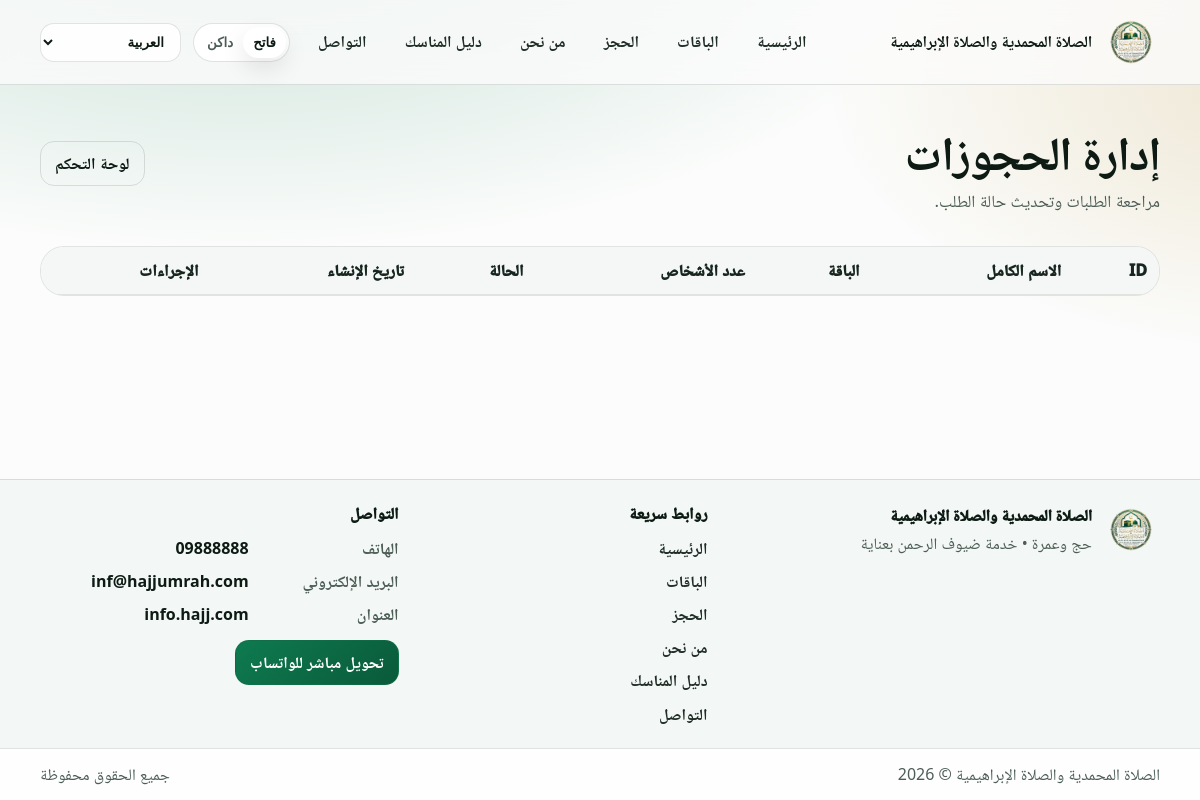
The app's page /admin/bookings (signed in) with its own data.
### app/models.py (models this page shows)
class SiteConfig(db.Model):
    __tablename__ = "site_config"
    id = db.Column(db.Integer, primary_key=True)
    logo_filename = db.Column(db.String(255), nullable=False, default="logo.svg")
    hero_bg_filename = db.Column(db.String(255), nullable=False, default="hero_default.svg")
    site_name_ar = db.Column(
        db.String(255),
        nullable=False,
        default="الصلاة المحمدية والصلاة الإبراهيمية",
    )
    site_name_en = db.Column(
        db.String(255),
        nullable=False,
        default="Al-Salat Al-Muhammadiya & Al-Salat Al-Ibrahimiya",
    )
    site_name_ku = db.Column(
        db.String(255),
        nullable=False,
        default="الصلاة المحمدية والصلاة الإبراهيمية",
    )
    updated_at = db.Column(
        db.DateTime, default=datetime.utcnow, onupdate=datetime.utcnow, nullable=False
    )

class SocialSetting(db.Model):
    __tablename__ = "social_settings"
    id = db.Column(db.Integer, primary_key=True)
    key = db.Column(db.String(60), unique=True, nullable=False)
    value = db.Column(db.String(600), nullable=False, default="")
    updated_at = db.Column(
        db.DateTime, default=datetime.utcnow, onupdate=datetime.utcnow, nullable=False
    )

### app/admin_routes.py (the view)
@admin_bp.get("/bookings")
@login_required
def bookings_list():
    bookings = Booking.query.order_by(Booking.created_at.desc()).all()
    packages = {p.id: p for p in Package.query.all()}
    return render_template("admin/bookings_list.html", bookings=bookings, packages=packages)

### app/i18n.py (called while the page is built)
def get_locale():
    lang = session.get("lang")
    if lang in current_app.config.get("SUPPORTED_LANGS", ()):
        return lang
    accept = request.accept_languages.best_match(current_app.config.get("SUPPORTED_LANGS"))
    return accept or current_app.config.get("DEFAULT_LANG", "ar")

def t(key: str) -> str:
    lang = getattr(g, "locale", current_app.config.get("DEFAULT_LANG", "ar"))
    return TRANSLATIONS.get(lang, {}).get(key) or TRANSLATIONS["en"].get(key) or key

def inject_i18n(app):
    @app.before_request
    def _set_locale():
        g.locale = get_locale()
        g.is_rtl = g.locale in RTL_LANGS
    @app.context_processor
    def _ctx():
        return {
            "t": t,
            "locale": getattr(g, "locale", app.config.get("DEFAULT_LANG", "ar")),
            "is_rtl": getattr(g, "is_rtl", True),
            "supported_langs": app.config.get("SUPPORTED_LANGS", ("ar", "en", "ku")),
            "rtl_langs": RTL_LANGS,
        }

### app/models.py (called while the page is built)
@login_manager.user_loader
def load_user(user_id):
    return db.session.get(AdminUser, int(user_id))

### app/templates/admin/bookings_list.html (shortened to what this page needs)
{% extends "base.html" %}
{% block content %}
  <section class="page-head">
    <div class="container page-head-row">
      <div>
        <h1 class="h1">{{ t('admin_bookings') }}</h1>
        <p class="lead">{{ t('admin_bookings_help') }}</p>
      </div>
      <div class="admin-actions">
        <a class="btn btn-ghost" href="{{ url_for('admin.dashboard') }}">{{ t('admin_dashboard') }}</a>
      </div>
    </div>
  </section>
  <section class="section">
    <div class="container">
      <div class="table-shell">
        <table class="table">
          <thead>
            <tr>
              <th>ID</th>
              <th>{{ t('form_full_name') }}</th>
              <th>{{ t('form_package') }}</th>
              <th>{{ t('form_people') }}</th>
              <th>{{ t('table_status') }}</th>
              <th>{{ t('table_created') }}</th>
              <th>{{ t('table_actions') }}</th>
            </tr>
          </thead>
        </table>
      </div>
    </div>
  </section>
{% endblock %}

### app/templates/base.html (shortened to what this page needs)
<!doctype html>
<html lang="{{ locale }}" dir="{{ 'rtl' if is_rtl else 'ltr' }}" data-theme="light">
  <head>
    <link rel="stylesheet" href="{{ url_for('static', filename='css/styles.css') }}" />
  </head>
  <body>
    <header class="site-header">
      <div class="container header-row">
        <a class="brand" href="{{ url_for('public.home') }}">
          <div class="brand-mark" aria-hidden="true">
            <img class="brand-logo" src="{{ url_for('static', filename='uploads/' + (current_logo_filename or 'logo.png')) }}" alt="Logo" />
          </div>
          <div class="brand-text">
            <div class="brand-title">{{ current_site_name }}</div>
          </div>
        </a>
        <nav id="siteNav" class="nav" aria-label="Primary">
          <a class="nav-link" href="{{ url_for('public.home') }}">{{ t('nav_home') }}</a>
          <a class="nav-link" href="{{ url_for('public.packages') }}">{{ t('nav_packages') }}</a>
          <a class="nav-link" href="{{ url_for('public.booking') }}">{{ t('nav_booking') }}</a>
          <a class="nav-link" href="{{ url_for('public.about') }}">{{ t('nav_about') }}</a>
          <a class="nav-link" href="{{ url_for('public.guide') }}">{{ t('nav_guide') }}</a>
          <a class="nav-link" href="{{ url_for('public.contact') }}">{{ t('nav_contact') }}</a>
        </nav>
        <div class="header-actions">
          <div class="segmented theme-segmented" role="group" aria-label="Theme">
            <button class="segmented-btn" type="button" data-theme-btn="light">{{ t('theme_light') }}</button>
            <button class="segmented-btn" type="button" data-theme-btn="dark">{{ t('theme_dark') }}</button>
          </div>
          <label class="select lang-desktop">
            <select id="langSelect" class="select-control">
              <option value="ar" {% if locale == 'ar' %}selected{% endif %}>{{ t('lang_ar') }}</option>
            </select>
          </label>
        </div>
      </div>
    </header>
    <main>
      {% block content %}{% endblock %}
    </main>
    <footer class="site-footer">
      <div class="container footer-grid">
        <div class="footer-brand">
          <div class="footer-brand-row">
            <div class="footer-mark" aria-hidden="true">
              <img class="footer-logo" src="{{ url_for('static', filename='uploads/' + (current_logo_filename or 'logo.png')) }}" alt="Logo" />
            </div>
            <div>
              <div class="footer-title">{{ current_site_name }}</div>
              <div class="footer-tagline">{{ t('footer_tagline') }}</div>
            </div>
          </div>
        </div>
        <div class="footer-col">
          <div class="footer-head">{{ t('footer_quick_links') }}</div>
          <div class="footer-links">
            <a class="footer-link" href="{{ url_for('public.home') }}">{{ t('nav_home') }}</a>
            <a class="footer-link" href="{{ url_for('public.packages') }}">{{ t('nav_packages') }}</a>
            <a class="footer-link" href="{{ url_for('public.booking') }}">{{ t('nav_booking') }}</a>
            <a class="footer-link" href="{{ url_for('public.about') }}">{{ t('nav_about') }}</a>
            <a class="footer-link" href="{{ url_for('public.guide') }}">{{ t('nav_guide') }}</a>
            <a class="footer-link" href="{{ url_for('public.contact') }}">{{ t('nav_contact') }}</a>
          </div>
        </div>
        <div class="footer-col">
          <div class="footer-head">{{ t('footer_contact') }}</div>
          <div class="footer-meta">
            {% if company_contact.phone %}
              <div class="footer-meta-row">
                <div class="footer-meta-label">{{ t('footer_phone') }}</div>
                <a class="footer-meta-value" href="tel:{{ company_contact.phone }}">{{ company_contact.phone }}</a>
              </div>
            {% endif %}
            {% if company_contact.email %}
              <div class="footer-meta-row">
                <div class="footer-meta-label">{{ t('footer_email') }}</div>
                <a class="footer-meta-value" href="mailto:{{ company_contact.email }}">{{ company_contact.email }}</a>
              </div>
            {% endif %}
            {% if company_contact.address %}
              <div class="footer-meta-row">
                <div class="footer-meta-label">{{ t('footer_address') }}</div>
                <div class="footer-meta-value">{{ company_contact.address }}</div>
              </div>
            {% endif %}
          </div>
          <div class="footer-actions">
            {% if whatsapp_support_url %}
              <a class="btn btn-primary footer-whatsapp" href="{{ whatsapp_support_url }}" target="_blank" rel="noopener">{{ t('direct_whatsapp_button') }}</a>
            {% endif %}
          </div>
        </div>
      </div>
      <div class="footer-bottom">
        <div class="container footer-bottom-row">
          <div class="muted">{{ current_site_name }} © {{ current_year }}</div>
          <div class="muted">{{ t('footer_rights') }}</div>
        </div>
      </div>
    </footer>
  </body>
</html>

### records on screen
SiteConfig: logo_filename (picture), site_name_ar "الصلاة المحمدية والصلاة الإبراهيمية"
SocialSetting: phone "09888888"
SocialSetting: email "inf@hajjumrah.com"
SocialSetting: address "info.hajj.com"

### other values on screen
{{ t('nav_home') }} "الرئيسية"
{{ t('nav_packages') }} "الباقات"
{{ t('nav_booking') }} "الحجز"
{{ t('nav_about') }} "من نحن"
{{ t('nav_guide') }} "دليل المناسك"
{{ t('nav_contact') }} "التواصل"
{{ t('theme_light') }} "فاتح"
{{ t('theme_dark') }} "داكن"
{{ t('admin_bookings') }} "إدارة الحجوزات"
{{ t('admin_bookings_help') }} "مراجعة الطلبات وتحديث حالة الطلب."
{{ t('admin_dashboard') }} "لوحة التحكم"
{{ t('form_full_name') }} "الاسم الكامل"
{{ t('form_package') }} "الباقة"
{{ t('form_people') }} "عدد الأشخاص"
{{ t('table_status') }} "الحالة"
